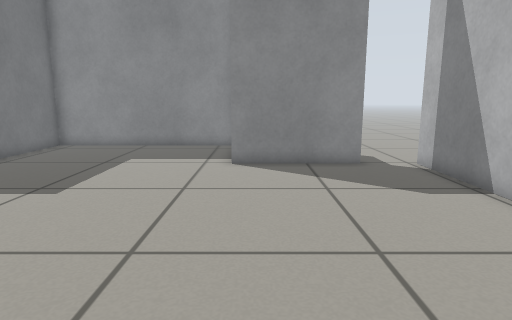
view 1 (above)

12 first-person views from a walk through a world built for the Gazebo simulator. The camera is 0.6 m above the floor, tilts 10° down and sees 75° across. The floor is counted in squares, 0.25 m on a side. Each view is taken from the middle of a square. On the plan, view 1 faces up. The plan holds only what a view shows up to about 20 squares ahead; the rest is blank.

view 2
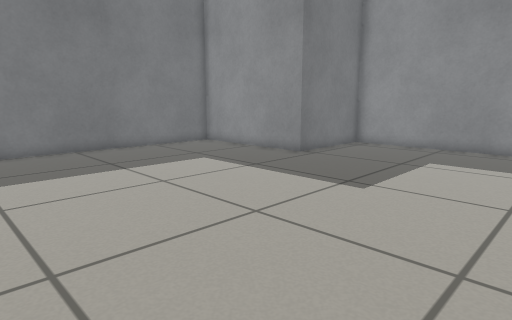

view 3
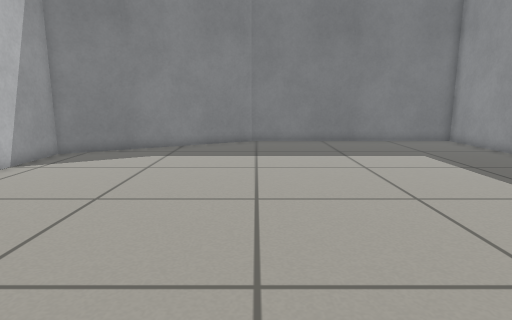

view 4
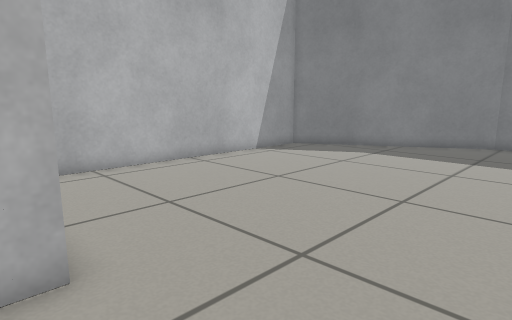

view 5
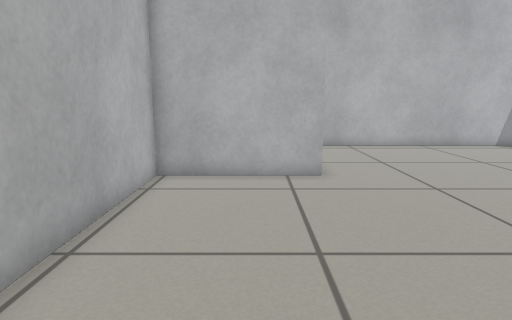

view 6
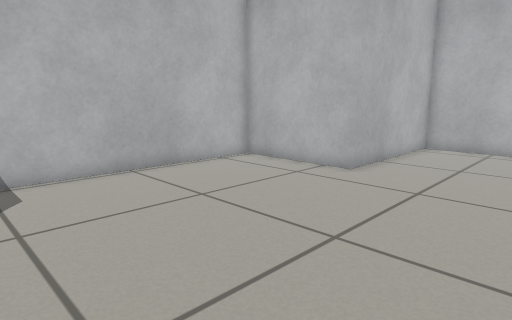

view 7
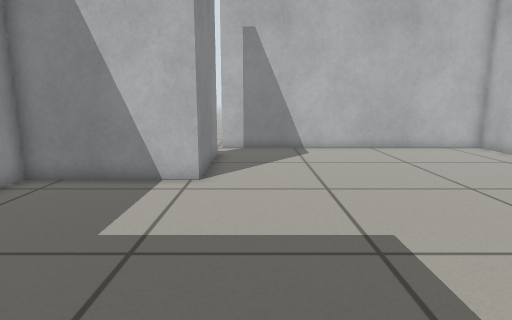

view 8
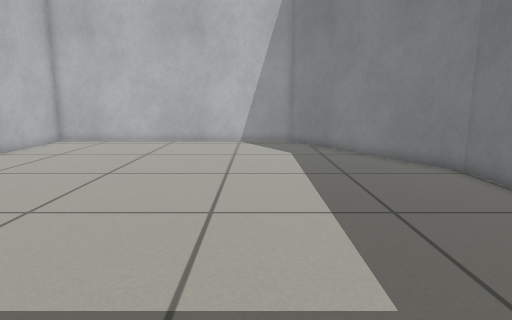

view 9
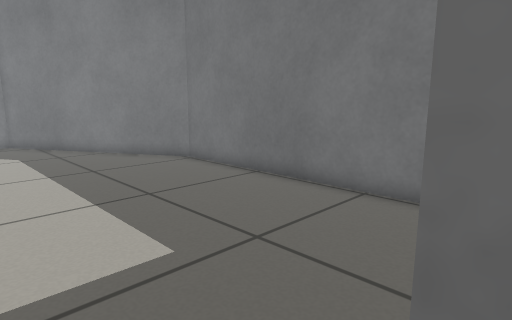

view 10
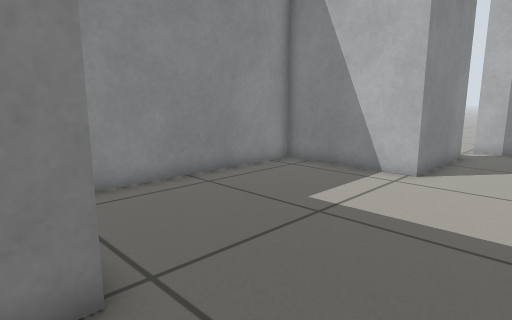

view 11
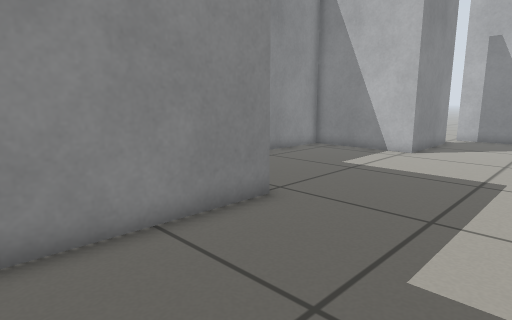

view 12
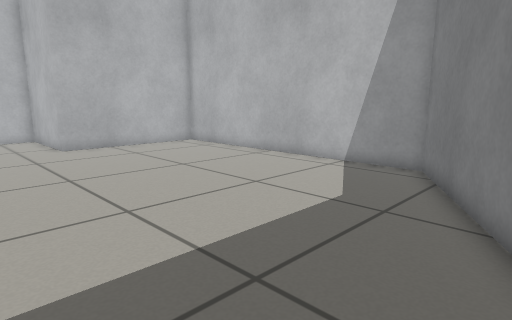

### Floor plan
Points are (right, up) in squares from view 1. A wall is a line through its corners. A room is listed if a view was taken in it or the views show most of it. See-through windows are left out.
Room 1 (views 1, 2, 3, 4, 5, 6, 7, 8, 9, 10, 11, 12)
walls: (4.1, 12.8) (-0.9, 12.8) (-0.9, 18.2) (-10.7, 18.2) (-10.7, 12.8) (-18.1, 12.8) (-18.1, 0.7) (-13.1, -8) (0.8, -8) (0.8, -0.6) (6.3, -0.6) (6.3, 12.8)
ways out: opening at (5, 12)

Where each view was taken, in squares from view 1:
view 1: 0 up, 0 right, facing up
view 2: 0 up, 1 left, facing up-left
view 3: 1 up, 2 right, facing left
view 4: 4 up, 2 right, facing down-left
view 5: 10 up, 3 right, facing down
view 6: 10 up, 5 left, facing down-right
view 7: 11 up, 11 left, facing right
view 8: 12 up, 11 left, facing down
view 9: 13 up, 10 left, facing down-left
view 10: 9 up, 12 left, facing up-right
view 11: 7 up, 17 left, facing up-right
view 12: 4 up, 17 left, facing down-right
